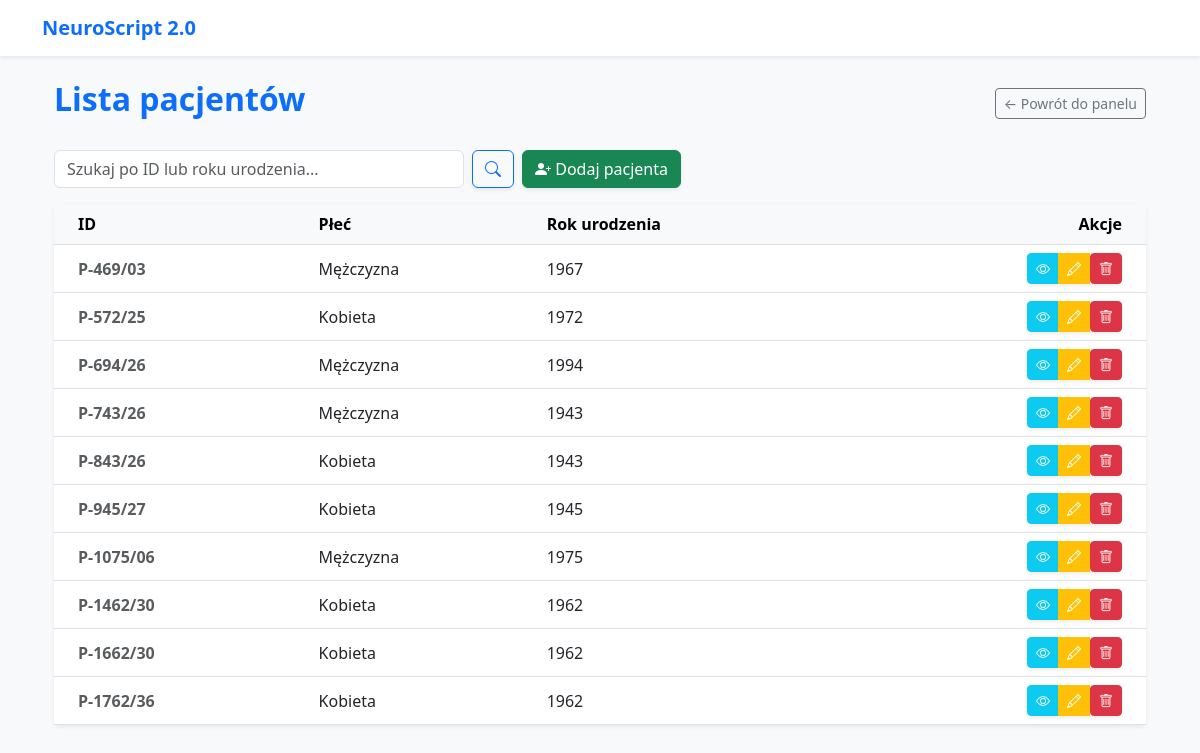
/patients/ (signed in), run on the app's committed database.
### db_models/models.py (models this page shows, shortened)
class Pacjent(models.Model):
    identyfikator_pacjenta = models.CharField(max_length=100, blank=True)
    rok_urodzenia = models.IntegerField()
    plec = models.CharField(max_length=20)
    lekarz = models.ForeignKey('auth.User', on_delete=models.CASCADE, related_name='pacjenci')

### analysis/views.py (the view, shortened to what this page needs)
# urls.py: path('patients/', views.patient_list, name='patient_list'),
@login_required
def patient_list(request):
    search_query = request.GET.get('search', '').strip()
    patients = Pacjent.objects.filter(lekarz=request.user)
    return render(request, 'analysis/patient_list.html', {
        'patients': patients,
        'search_query': search_query
    })

### templates/analysis/patient_list.html (shortened to what this page needs)
{% extends "base.html" %}
{% block content %}
<div class="container mt-4">
    <div class="d-flex justify-content-between align-items-center mb-4">
        <h2 class="text-primary fw-bold">Lista pacjentów</h2>
        <a href="{% url 'dashboard' %}" class="btn btn-outline-secondary btn-sm">← Powrót do panelu</a>
    </div>
    <div class="row mb-3">
        <div class="col-md-8 col-lg-7">
            <form action="{% url 'patient_list' %}" method="get" class="d-flex">
                <input type="text" name="search" class="form-control me-2" placeholder="Szukaj po ID lub roku urodzenia..." value="{{ search_query }}">
                <button type="submit" class="btn btn-outline-primary shadow-sm">
                    <i class="bi bi-search"></i>
                </button>
                <button type="button" class="btn btn-success ms-2 shadow-sm" id="btnNewPatient" style="white-space: nowrap;">
                    <i class="bi bi-person-plus-fill"></i> Dodaj pacjenta
                </button>
            </form>
        </div>
    </div>
    <div class="card shadow-sm border-0">
        <div class="card-body p-0">
            <table class="table table-hover align-middle mb-0">
                <thead class="table-light">
                    <tr>
                        <th class="ps-4">ID</th>
                        <th>Płeć</th>
                        <th>Rok urodzenia</th>
                        <th class="text-end pe-4">Akcje</th>
                    </tr>
                </thead>
                <tbody>
                    {% for patient in patients %}
                        <tr>
                            <td class="ps-4 fw-bold text-muted">{{ patient.identyfikator_pacjenta }}</td>
                            <td>{{ patient.plec }}</td>
                            <td>{{ patient.rok_urodzenia }}</td>
                            <td class="text-end pe-4">
                                <div class="btn-group shadow-sm" role="group">
                                    <a href="{% url 'historia_badan' %}?search={{ patient.identyfikator_pacjenta }}"
                                    class="btn btn-sm btn-info text-white"
                                    title="Pokaż badania pacjenta">
                                        <i class="bi bi-eye"></i>
                                    </a>
                                    <button
                                        type="button"
                                        class="btn btn-sm btn-warning text-white"
                                        title="Edytuj"
                                        data-bs-toggle="modal"
                                        data-bs-target="#editPatientModal"
                                        data-id="{{ patient.id }}"
                                        data-rok="{{ patient.rok_urodzenia }}"
                                        data-plec="{{ patient.plec }}"
                                    >
                                        <i class="bi bi-pencil"></i>
                                    </button>
                                    <form action="{% url 'patient_delete' patient.id %}" method="post" style="display:inline;" onsubmit="return confirm('Czy na pewno chcesz usunąć?');">
                                        <button type="submit" class="btn btn-sm btn-danger text-white" title="Usuń">
                                            <i class="bi bi-trash"></i>
                                        </button>
                                    </form>
                                </div>
                            </td>
                        </tr>
                    {% endfor %}
                </tbody>
            </table>
        </div>
    </div>
</div>
{% endblock %}

### templates/base.html (style rules this page uses)
body { background-color: #f8f9fa; }

### data on the page
Pacjent: identyfikator_pacjenta "P-469/03", plec "Mężczyzna", rok_urodzenia "1967"
Pacjent: identyfikator_pacjenta "P-572/25", plec "Kobieta", rok_urodzenia "1972"
Pacjent: identyfikator_pacjenta "P-694/26", plec "Mężczyzna", rok_urodzenia "1994"
Pacjent: identyfikator_pacjenta "P-743/26", plec "Mężczyzna", rok_urodzenia "1943"
Pacjent: identyfikator_pacjenta "P-843/26", plec "Kobieta", rok_urodzenia "1943"
Pacjent: identyfikator_pacjenta "P-945/27", plec "Kobieta", rok_urodzenia "1945"
Pacjent: identyfikator_pacjenta "P-1075/06", plec "Mężczyzna", rok_urodzenia "1975"
Pacjent: identyfikator_pacjenta "P-1462/30", plec "Kobieta", rok_urodzenia "1962"
Pacjent: identyfikator_pacjenta "P-1662/30", plec "Kobieta", rok_urodzenia "1962"
Pacjent: identyfikator_pacjenta "P-1762/36", plec "Kobieta", rok_urodzenia "1962"
